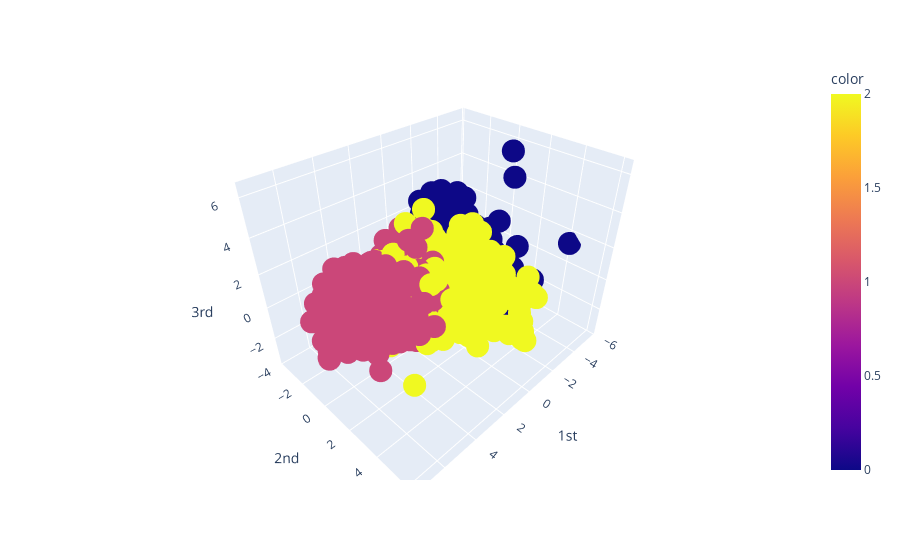

The notebook cell this image was saved under:
### Markdown cell above
#### Visualizing and Labeling All the Clusters

### Code cell
# 3D scatter plot of the clusters
fig = px.scatter_3d(component_df, x="first_component", y="second_component", z="third_component", color=kmeans.labels_)
fig.update_layout(scene=dict(xaxis_title="1st", yaxis_title="2nd", zaxis_title="3rd"))
fig.show()

### Figure 1 — Plotly figure (JSON) as saved in the notebook; plotly's stock layout.template omitted (floating-point values rounded to 4 significant figures; data arrays with more than 128 entries replaced by an {"elided": "..."} marker saying what was removed)
{"data": [{"hovertemplate": "first_component=%{x}<br>second_component=%{y}<br>third_component=%{z}<br>color=%{marker.color}<extra></extra>", "legendgroup": "", "marker": {"color": {"elided": "2212 int values"}, "coloraxis": "coloraxis", "symbol": "circle"}, "mode": "markers", "name": "", "scene": "scene", "showlegend": false, "type": "scatter3d", "x": {"elided": "2212 float values"}, "y": {"elided": "2212 float values"}, "z": {"elided": "2212 float values"}}], "layout": {"coloraxis": {"colorbar": {"title": {"text": "color"}}, "colorscale": [[0, "#0d0887"], [0.1111, "#46039f"], [0.2222, "#7201a8"], [0.3333, "#9c179e"], [0.4444, "#bd3786"], [0.5556, "#d8576b"], [0.6667, "#ed7953"], [0.7778, "#fb9f3a"], [0.8889, "#fdca26"], [1, "#f0f921"]]}, "legend": {"tracegroupgap": 0}, "margin": {"t": 60}, "scene": {"domain": {"x": [0, 1], "y": [0, 1]}, "xaxis": {"title": {"text": "1st"}}, "yaxis": {"title": {"text": "2nd"}}, "zaxis": {"title": {"text": "3rd"}}}}}
